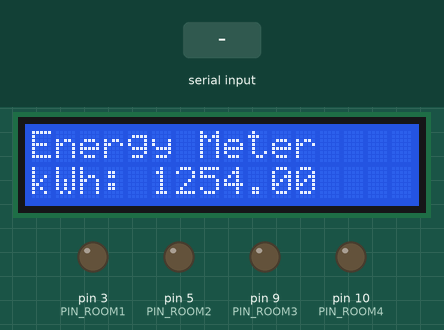
Simulated run of this sketch. Board: Arduino Uno, built with avr-gcc and run on an emulated ATmega328P. Parts: 16×2 character LCD, output pins drawn as LEDs (lit = HIGH). Inputs (shaded band) come from the test bench. What the sketch prints to the serial monitor is not drawn.

Above: at 0.2 s.
At 1.7 s:
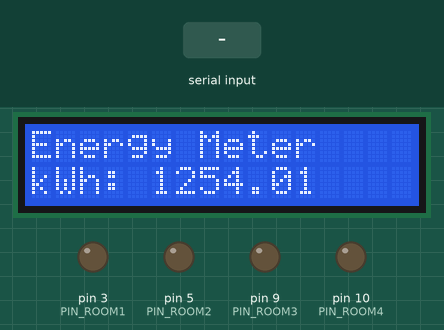
1.8 s: "STATUS\n" received over Serial
At 2.9 s:
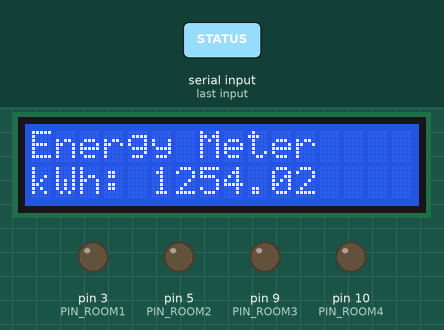
3.6 s: "ON\n" received over Serial
Timing chart, 0 to 6.6 s (numbered marks = the images above; inputs shaded):
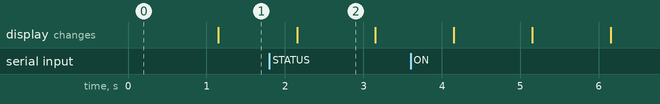

Measured:
- what the display in image 2 shows lasts 1.0 s, from 2.2 s to 3.2 s

The sketch:

LED_Controller.ino
```cpp
/*
 * MADAR LED Controller v2.0
 *
 * Hardware: Arduino UNO + LCD 16x2 I2C + 4 PWM LEDs
 *
 * Pin Mapping (DO NOT CHANGE):
 *   Living Room (R1) -> Pin 3  (PWM)
 *   Bedroom     (R2) -> Pin 5  (PWM)
 *   Kitchen     (R3) -> Pin 9  (PWM)
 *   Bathroom    (R4) -> Pin 10 (PWM)
 *
 * Serial: 9600 baud, \n terminated commands
 *
 * Commands:
 *   R1_ON / R1_OFF / R1_DIM
 *   R2_ON / R2_OFF / R2_DIM
 *   R3_ON / R3_OFF / R3_DIM
 *   R4_ON / R4_OFF / R4_DIM
 *   STATUS   -> ROOM1=ON\nROOM2=OFF\nROOM3=DIM\nROOM4=ON
 *
 * Responses:
 *   OK   -> command executed successfully
 *   ERR  -> invalid command
 *
 * LCD shows current status on line 0 and last command on line 1.
 */

#include <Wire.h>
#include <LiquidCrystal_I2C.h>

// ============================================================
// PIN MAPPING - EXACT HARDWARE WIRING
// ============================================================
#define PIN_ROOM1  3    // Living Room LED
#define PIN_ROOM2  5    // Bedroom LED
#define PIN_ROOM3  9    // Kitchen LED
#define PIN_ROOM4  10   // Bathroom LED

// ============================================================
// BRIGHTNESS LEVELS
// ============================================================
#define BRIGHTNESS_ON   255
#define BRIGHTNESS_DIM  102   // ~40% of 255
#define BRIGHTNESS_OFF  0

// ============================================================
// ROOM STATE
// ============================================================
enum LedState { ST_ON, ST_OFF, ST_DIM };

struct Room {
  uint8_t pin;
  LedState state;
  int brightness;
  const char* name;
};

Room rooms[4] = {
  { PIN_ROOM1, ST_OFF, BRIGHTNESS_OFF, "Living" },
  { PIN_ROOM2, ST_OFF, BRIGHTNESS_OFF, "Bedroom" },
  { PIN_ROOM3, ST_OFF, BRIGHTNESS_OFF, "Kitchen" },
  { PIN_ROOM4, ST_OFF, BRIGHTNESS_OFF, "Bath" },
};

// ============================================================
// SERIAL INPUT BUFFER
// ============================================================
#define CMD_BUFFER_SIZE 32
char cmdBuffer[CMD_BUFFER_SIZE];
uint8_t cmdIndex = 0;

// ============================================================
// LCD (I2C address 0x27, 16 cols, 2 rows)
// ============================================================
LiquidCrystal_I2C lcd(0x27, 16, 2);

// ============================================================
// SIMULATED ELECTRICITY METER
// ============================================================
float meterKwh = 1254.00;                    // Starting reading (kWh)
unsigned long lastMeterUpdate = 0;           // millis() timestamp
const unsigned long METER_INTERVAL = 1000;   // Update every 1 second

// ============================================================
// SETUP
// ============================================================
void setup() {
  Serial.begin(9600);

  // Initialize LCD
  lcd.init();
  lcd.backlight();
  lcd.clear();
  lcd.setCursor(0, 0);
  lcd.print("MADAR LED v2.0");
  lcd.setCursor(0, 1);
  lcd.print("Initializing...");

  // Initialize all LED pins as OUTPUT, start OFF
  for (int i = 0; i < 4; i++) {
    pinMode(rooms[i].pin, OUTPUT);
    analogWrite(rooms[i].pin, BRIGHTNESS_OFF);
    rooms[i].state = ST_OFF;
    rooms[i].brightness = BRIGHTNESS_OFF;
  }

  // Startup message
  Serial.println("MADAR LED Controller v2.0");
  Serial.println("Pins: R1=3 R2=5 R3=9 R4=10");
  Serial.println("READY");

  // Startup message on LCD
  lcd.clear();
  lcd.setCursor(0, 0);
  lcd.print("Energy Meter");
  lcd.setCursor(0, 1);
  lcd.print("kWh: ");
  lcd.print(meterKwh, 2);

  cmdIndex = 0;
  lastMeterUpdate = millis();
}

// ============================================================
// MAIN LOOP
// ============================================================
void loop() {
  // Handle serial commands
  while (Serial.available() > 0) {
    char c = Serial.read();

    if (c == '\n' || c == '\r') {
      if (cmdIndex > 0) {
        cmdBuffer[cmdIndex] = '\0';
        processCommand(cmdBuffer);
        cmdIndex = 0;
      }
    } else {
      if (cmdIndex < CMD_BUFFER_SIZE - 1) {
        cmdBuffer[cmdIndex++] = c;
      } else {
        cmdIndex = 0;
      }
    }
  }

  // Update LCD meter every 1 second (non-blocking)
  if (millis() - lastMeterUpdate >= METER_INTERVAL) {
    lastMeterUpdate += METER_INTERVAL;
    meterKwh += 0.01;
    updateLCD();
  }
}

// ============================================================
// COMMAND PROCESSOR
// ============================================================
void processCommand(const char* cmd) {
  // STATUS command
  if (strcmp(cmd, "STATUS") == 0) {
    sendStatus();
    return;
  }

  // Parse R{N}_{ACTION} format
  // Minimum valid command: "R1_ON" = 5 chars
  if (strlen(cmd) < 5 || cmd[0] != 'R') {
    Serial.println("ERR");
    return;
  }

  // Extract room number (1-4)
  int roomNum = cmd[1] - '1';
  if (roomNum < 0 || roomNum > 3) {
    Serial.println("ERR");
    return;
  }

  // Must have underscore at position 2
  if (cmd[2] != '_') {
    Serial.println("ERR");
    return;
  }

  // Extract action
  const char* action = cmd + 3;

  if (strcmp(action, "ON") == 0) {
    rooms[roomNum].state = ST_ON;
    rooms[roomNum].brightness = BRIGHTNESS_ON;
    analogWrite(rooms[roomNum].pin, BRIGHTNESS_ON);
    Serial.println("OK");
  }
  else if (strcmp(action, "OFF") == 0) {
    rooms[roomNum].state = ST_OFF;
    rooms[roomNum].brightness = BRIGHTNESS_OFF;
    analogWrite(rooms[roomNum].pin, BRIGHTNESS_OFF);
    Serial.println("OK");
  }
  else if (strcmp(action, "DIM") == 0) {
    rooms[roomNum].state = ST_DIM;
    rooms[roomNum].brightness = BRIGHTNESS_DIM;
    analogWrite(rooms[roomNum].pin, BRIGHTNESS_DIM);
    Serial.println("OK");
  }
  else {
    Serial.println("ERR");
  }
}

// ============================================================
// STATUS RESPONSE - All 4 rooms on separate lines
// ============================================================
void sendStatus() {
  const char* stateNames[] = {"ON", "OFF", "DIM"};

  for (int i = 0; i < 4; i++) {
    Serial.print("ROOM");
    Serial.print(i + 1);
    Serial.print("=");
    Serial.println(stateNames[rooms[i].state]);
  }
}

// ============================================================
// LCD UPDATE - Simulated electricity meter
// ============================================================
void updateLCD() {
  // Line 0: Fixed header
  lcd.setCursor(0, 0);
  lcd.print("Energy Meter    ");

  // Line 1: kWh value
  lcd.setCursor(0, 1);
  lcd.print("kWh: ");
  lcd.print(meterKwh, 2);
  lcd.print("    ");  // Clear trailing chars
}
```
